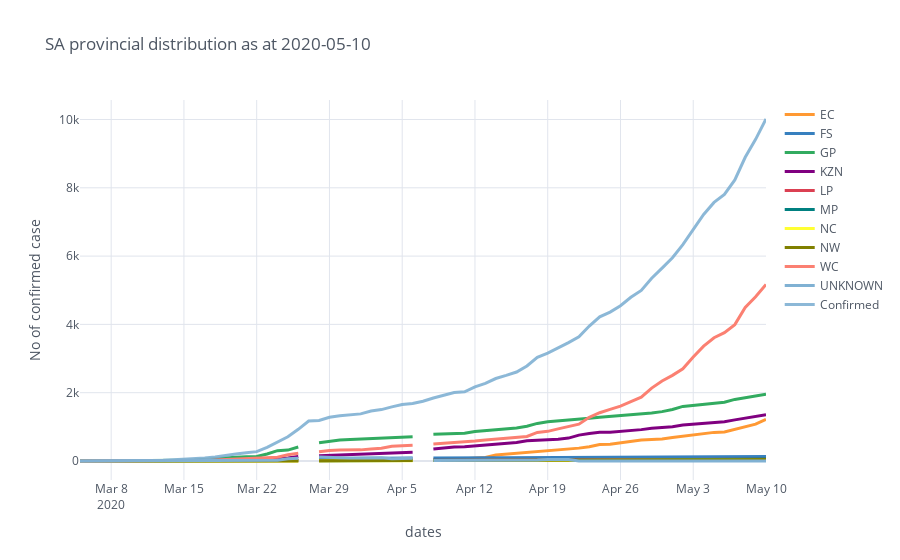

This figure's notebook cell:
### Code cell
SAProvinConfirmed.iplot(theme="white",xTitle = "dates",yTitle="No of confirmed case",width=3,
                        title=f"SA provincial distribution as at {SAProvinConfirmed.index[-1].date()}")
